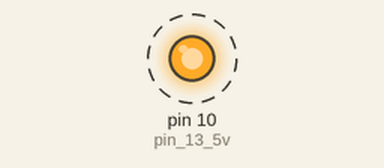
Simulated run of this sketch. Board: Arduino Uno, built with avr-gcc and run on an emulated ATmega328P. Parts: output pins drawn as LEDs (lit = HIGH). Dashed ring = blinking. What the sketch prints to the serial monitor is not drawn.

Above: at 0.5 s.
Timing chart, 0 to 4.6 s (numbered marks = the images above):
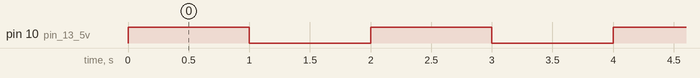

Measured:
- by itself, pin 10 (pin_13_5v): alternates HIGH for 1.0 s and LOW for 1.0 s

The sketch:

LED_MATI_NYALA.ino
```cpp
void setup() {
  Serial.begin(9600);
  pinMode(10, OUTPUT); // pin 13 5v
  }

void loop() { //Mengulang coding kalian
  digitalWrite(10, HIGH);   // turn the LED on (HIGH is the voltage level)
  Serial.println ("LAMPU HIDUP");
  delay(1000);  //Waktu Tunda                     // wait for a second
  digitalWrite(10, LOW);    // turn the LED off by making the voltage LOW
  Serial.println ("LAMPU MATI");
  delay(1000);  //Waktu tunda                     // wait for a second
}
```
